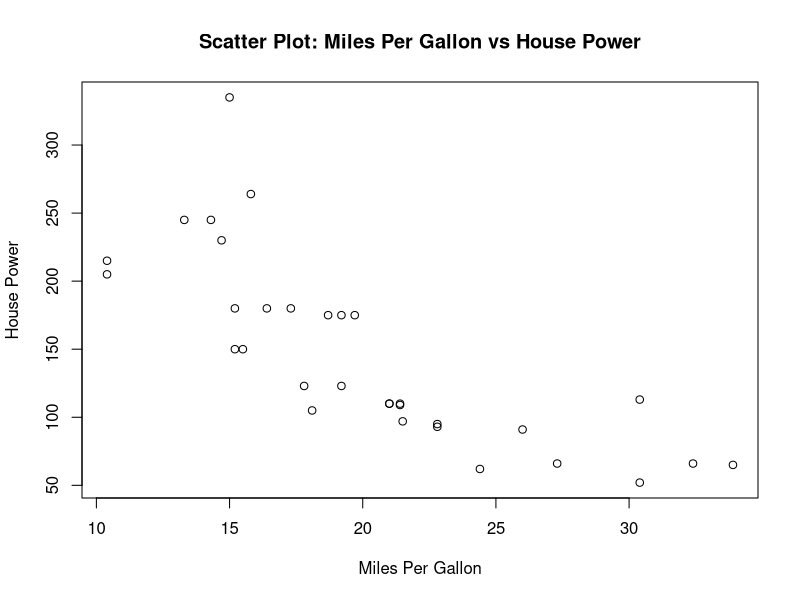
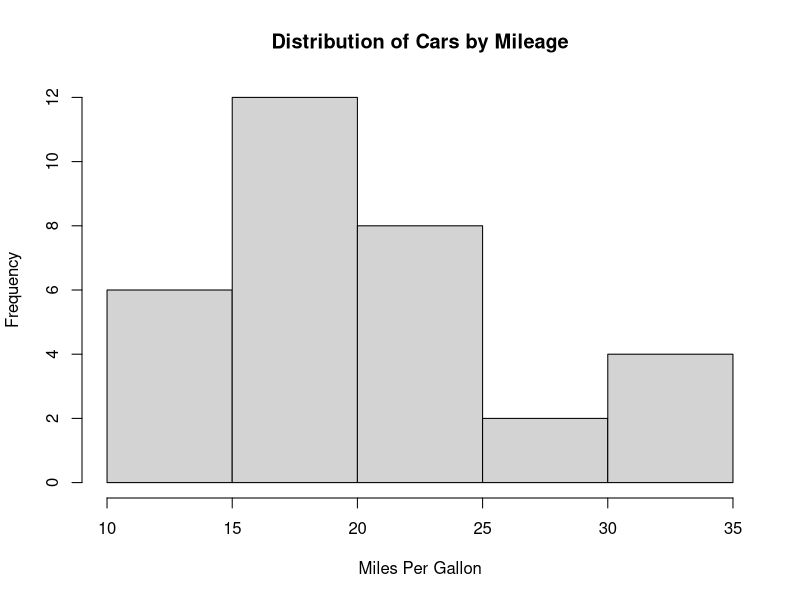

The R source for these figures, in order:
## ---- chunk 1
# Loading the car dataset
datasets::mtcars
# Scatter plot for mpg vs hp
graph_scatter = plot(mtcars$mpg, 
     mtcars$hp,
     main = "Scatter Plot: Miles Per Gallon vs House Power",
     xlab = "Miles Per Gallon",
     ylab = "House Power")
# Histogram for mpg
graph_hist = hist(mtcars$mpg, 
     main = "Distribution of Cars by Mileage", 
     xlab = "Miles Per Gallon", 
     ylab = "Frequency")
